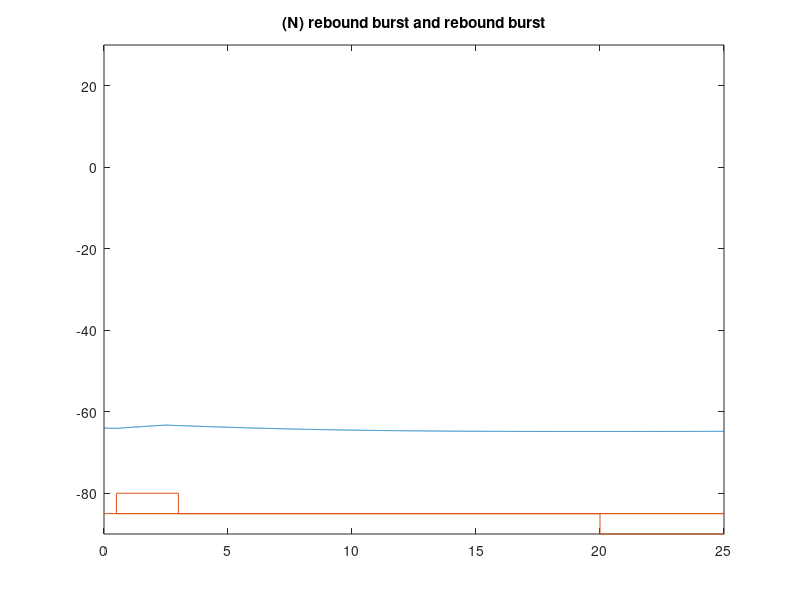

Write MATLAB code to recreate this figure.
% 0.03 0.25 -52 0
%  a=0.03; b=0.25; c=-52;  d=0;
a=0.02; b=0.25; c=-55;  d=0.05;

V=-64;  u=b*V;
T_end = 25;
tau = 0.01;  
tspan = 0:tau:T_end;

T1=20;
current_span = 25;

VV=zeros(1, length(tspan));  
uu=zeros(1, length(tspan));

T2 = 0.5;
current_span2 = 2.5;
for t=tspan
    if (t>T1) & (t < T1+current_span) 
        I=0;
    elseif (t>T2) & (t < current_span2)
        I=0.6;
    else
        I=0;
    end;
    V = V + tau*(0.04*V^2+5*V+140-u+I);
    u = u + tau*a*(b*V-u);
    if V > 30
        VV(1, round(t/tau + 1))=30;
        V = c;
        u = u + d;
    else
        VV(1, round(t/tau + 1))=V;
    end;
    uu(1, round(t/tau + 1))=u;
end;


plot(tspan,VV,[0 T1 T1 (T1+current_span) (T1+current_span) T2 T2 (T2+current_span2) (T2+current_span2) max(tspan)],-85+[0 0 -5 -5 0 0 5 5 0 0]);
axis([0 max(tspan) -90 30])
title('(N) rebound burst and rebound burst');
